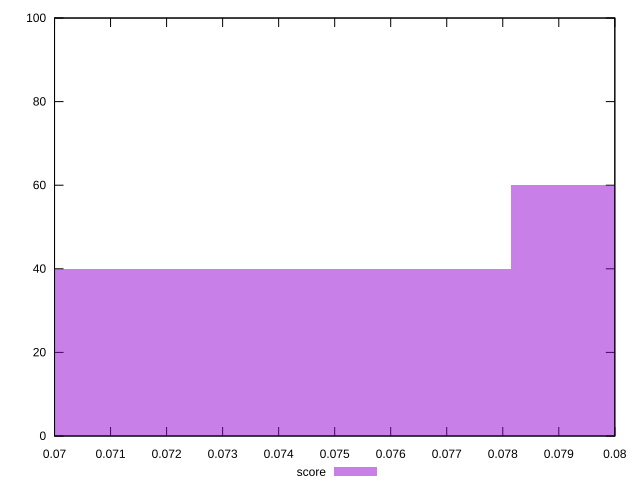

Write gnuplot code to recreate this figure.
reset

$score <<EOF
0.08415013898019254 60
0.07212869055445074 40
EOF

set key outside below
set boxwidth 0.012021448425741791
set xrange [0.07:0.08]
set yrange [0:100]
set trange [0:100]
set style fill transparent solid 0.5 noborder
set terminal svg size 640, 490 enhanced background rgb 'white'
set output "reports/report_00033_2021-03-01T14-23-16.841Z/uses-long-cache-ttl/samples/astro-inner/score/histogram.svg"

plot $score title "score" with boxes

reset
